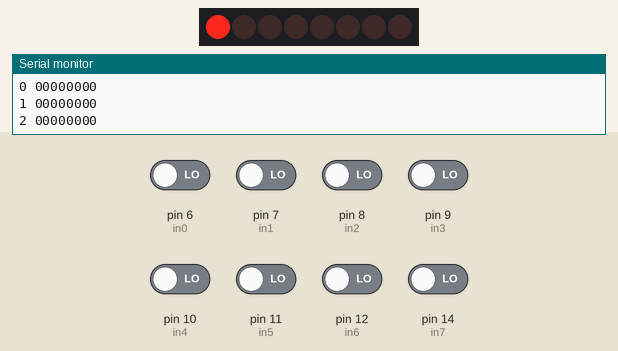
Simulated run of this sketch. Board: Arduino Uno, built with avr-gcc and run on an emulated ATmega328P. Parts: 8 shift-register outputs drawn as a row of LEDs (first output left, lit = HIGH), the last lines printed to the serial monitor. Wiring (inferred from the names in the program): shift register (74HC595): data pin 4; shift clock pin 2; latch pin 3. Wiring (inferred from the signals the program sends): row of LEDs: on Q0, Q1, Q2, Q3, Q4, Q5, Q6, Q7. The test bench sets the inputs (shaded band); at power-on: pin 6 (in0), pin 7 (in1), pin 8 (in2), pin 9 (in3), pin 10 (in4), pin 11 (in5), pin 12 (in6), pin 14 (in7) LOW.

Above: at 1.2 s.
At 5.7 s:
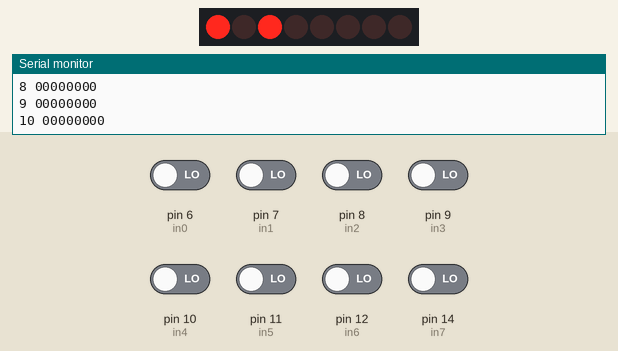
At 10.1 s:
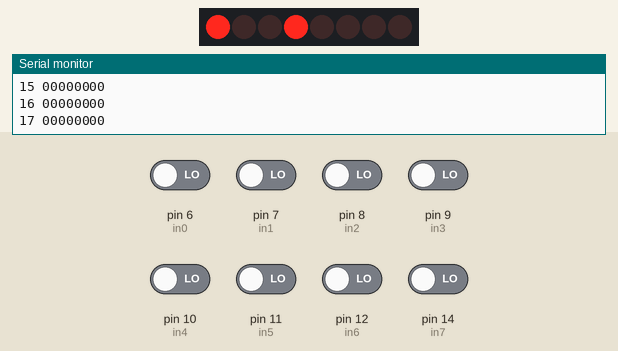
At 19.1 s:
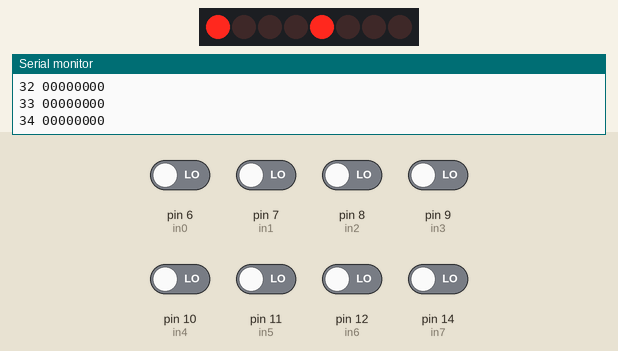
At 28.1 s:
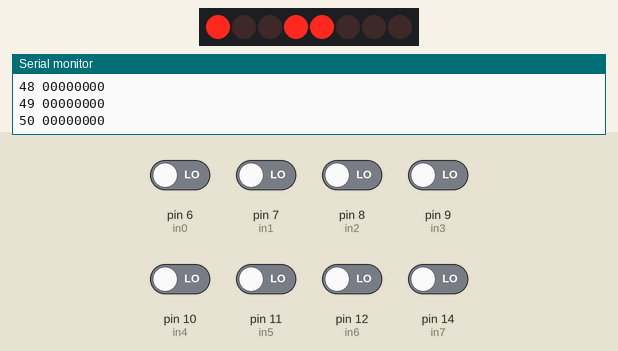
At 38.2 s:
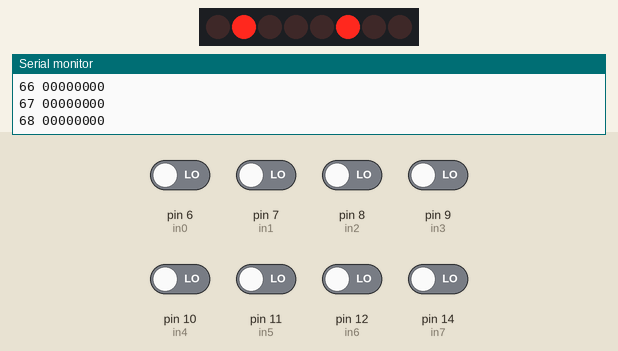
Timing chart, 0 to 40.0 s (numbered marks = the images above):
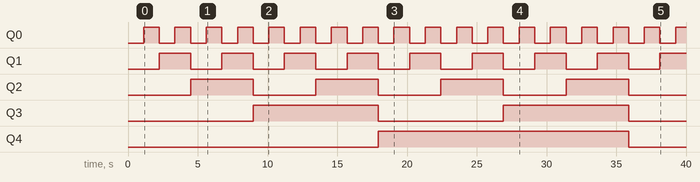

The sketch:

sketch_read_kr556rt5.ino
```cpp
//Пин подключен к ST_CP входу 74HC595
int latchPin = 3;
//Пин подключен к SH_CP входу 74HC595
int clockPin = 2;
//Пин подключен к DS входу 74HC595
int dataPin = 4;
int a8=5;

int in0 = 6;
int in1 = 7;
int in2 = 8;
int in3 = 9;
int in4 = 10;
int in5 = 11;
int in6 = 12;
int in7 = 14;

void setup() {
  //устанавливаем режим OUTPUT
  Serial.end();
  Serial.begin(1200);
  pinMode(latchPin, OUTPUT);
  pinMode(clockPin, OUTPUT);
  pinMode(dataPin, OUTPUT);
  pinMode(in0, INPUT);
  pinMode(in1, INPUT);
  pinMode(in2, INPUT);
  pinMode(in3, INPUT);
  pinMode(in4, INPUT);
  pinMode(in5, INPUT);
  pinMode(in6, INPUT);
  pinMode(in7, INPUT);
}

void loop() {
  // отсчитываем от 0 до 255  и отображаем значение на светодиоде
  for (int numberToDisplay = 0; numberToDisplay < 256; numberToDisplay++) {
    // устанавливаем синхронизацию "защелки" на LOW
    digitalWrite(latchPin, LOW);
    // передаем последовательно на dataPin
    shiftOut(dataPin, clockPin, MSBFIRST, numberToDisplay);

    //"защелкиваем" регистр, тем самым устанавливая значения на выходах
    digitalWrite(latchPin, HIGH);
    digitalWrite (a8,LOW);
    delay(10);
    Serial.print(numberToDisplay*2);
    Serial.print(" ");
    Serial.print(digitalRead(in0));
    Serial.print(digitalRead(in1));
    Serial.print(digitalRead(in2));
    Serial.print(digitalRead(in3));
    Serial.print(digitalRead(in4));
    Serial.print(digitalRead(in5));
    Serial.print(digitalRead(in6));
    Serial.println(digitalRead(in7));
    // пауза перед следующей итерацией
    delay(500);


        // устанавливаем синхронизацию "защелки" на LOW
    digitalWrite(latchPin, LOW);
    // передаем последовательно на dataPin
    shiftOut(dataPin, clockPin, MSBFIRST, numberToDisplay);

    //"защелкиваем" регистр, тем самым устанавливая значения на выходах
    digitalWrite(latchPin, HIGH);
    digitalWrite (a8,HIGH);
        delay(110);
    Serial.print(numberToDisplay*2+1);
    Serial.print(" ");
    Serial.print(digitalRead(in0));
    Serial.print(digitalRead(in1));
    Serial.print(digitalRead(in2));
    Serial.print(digitalRead(in3));
    Serial.print(digitalRead(in4));
    Serial.print(digitalRead(in5));
    Serial.print(digitalRead(in6));
    Serial.println(digitalRead(in7));
    // пауза перед следующей итерацией
    delay(500);

  }
}
```

Measured:
- by itself, Q0: alternates HIGH for 1.1 s and LOW for 1.1 s
- by itself, Q1: alternates HIGH for 2.2 s and LOW for 2.2 s
- by itself, Q2: alternates HIGH for 4.5 s and LOW for 4.5 s
- by itself, Q3: alternates HIGH for 9.0 s and LOW for 9.0 s
- by itself, Q4: LOW → HIGH at 17.9 s, → LOW 17.9 s later
